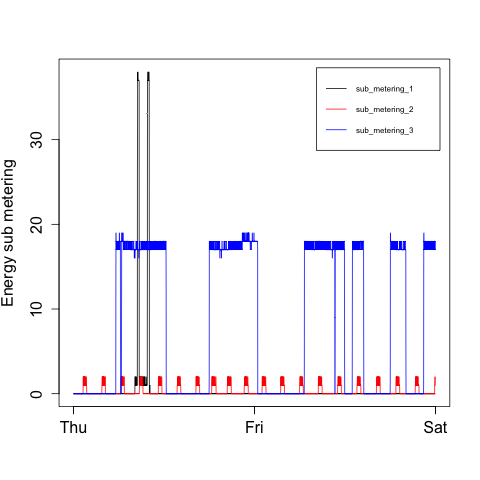

The script that saved this image:
#download, read, and process data
source("datprep.R")

#set x variable
x <- psub$datetime

#set y variable
y <- psub$sub_metering_1 

#create plot
plot(x,y, type="n", xlab="", ylab="Energy sub metering", mar=c(2,2,2,2))

#add lines
lines(x, psub$sub_metering_1)
lines(x, psub$sub_metering_2, col = "red")
lines(x, psub$sub_metering_3, col = "blue")

#add legend
legend("topright", cex = 0.5, c("sub_metering_1", "sub_metering_2", "sub_metering_3"), 
                lty=1, xjust = 0, col=c("black", "red", "blue"), inset = 0.025)

#create png
dev.copy(png, file = "plot3.png", width = 480, height = 480)
dev.off()
